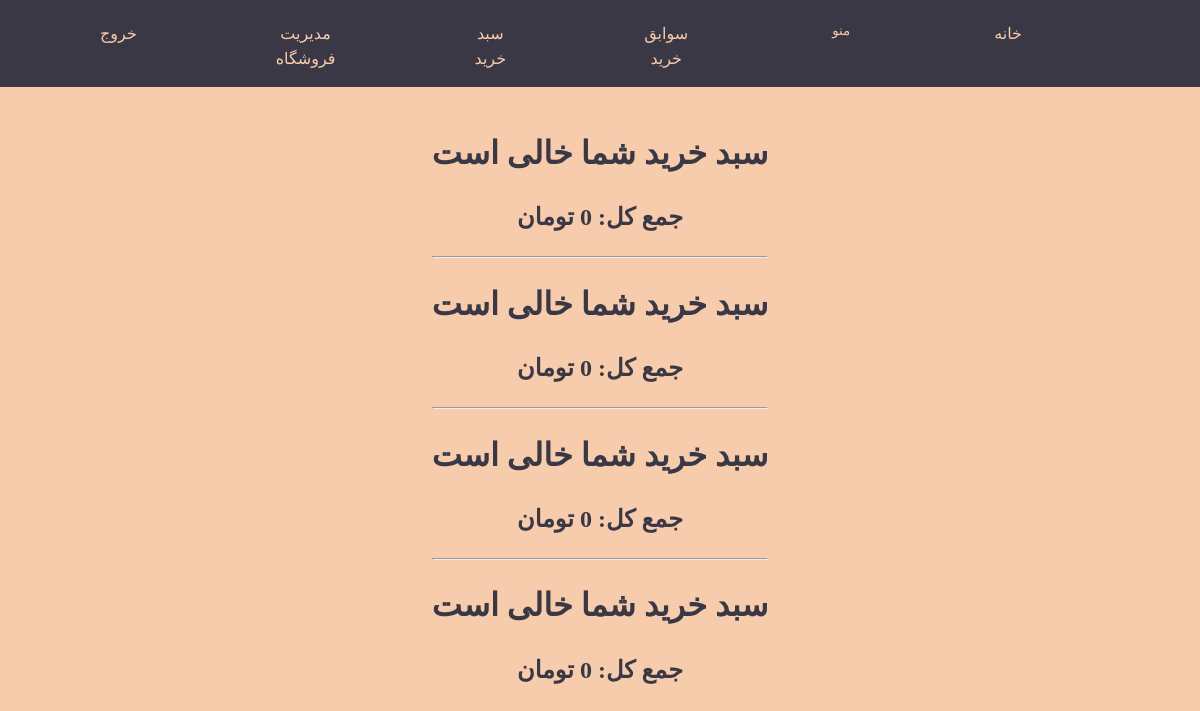
Page /cart/history (signed in) on the committed database.
### accounts/models.py (models this page shows, shortened)
class Cart(models.Model):
    class CartTypes(models.TextChoices):
        delivery = "DELIVERY", "Delivery"
        dine_in = "DINE_IN", "Dine-in"
    user = models.ForeignKey(User, on_delete=models.CASCADE, related_name="carts")
    is_purchased = models.BooleanField(default=False)
    created_at = models.DateTimeField(auto_now_add=True)
    purchased = models.DateTimeField(default=timezone.now)
    order_type = models.CharField(
        max_length=10, choices=CartTypes.choices, default=CartTypes.delivery
    )
    @property
    def total_price(self):
        return sum(cart_item.price for cart_item in self.cart_items.all())

### accounts/views.py (the view)
# urls.py: path("cart/history", views.cart_history_view, name="cart_history"),
@login_required
def cart_history_view(request):
    user = request.user
    carts = Cart.objects.filter(user=user, is_purchased=True)
    context = {"carts": carts}
    return render(request, "accounts/cart_history.html", context)

### accounts/templates/accounts/cart_history.html (shortened to what this page needs)
{% load static jformat humanize %}
<!DOCTYPE html>
<html lang="fa" dir="rtl">
<head>
<link rel='stylesheet' href='https://cdnjs.cloudflare.com/ajax/libs/font-awesome/5.15.3/css/all.min.css'>
<link href='https://unpkg.com/css.gg@2.0.0/icons/css/enter.css' rel='stylesheet'>
<link href='https://unpkg.com/css.gg@2.0.0/icons/css/shopping-cart.css' rel='stylesheet'>
<link href='https://unpkg.com/css.gg@2.0.0/icons/css/check-r.css' rel='stylesheet'>
<link href='https://unpkg.com/css.gg@2.0.0/icons/css/menu.css' rel='stylesheet'>
<link href='https://unpkg.com/css.gg@2.0.0/icons/css/coffee.css' rel='stylesheet'>
<link href='https://unpkg.com/css.gg@2.0.0/icons/css/home-alt.css' rel='stylesheet'>
</head>
<body>
    <div class="navbar lalezar-regular">
        <nav>
            <ul>
                <li>
                    <div class="icon-label"><a href="{% url 'home' %}" class="name" > خانه </a></div>
                </li>
                <li class="dropdown">
                    <div class="icon-label"><button class="dropbtn" >منو</button></div>
                <li>
                    <div class="icon-label"><a href="{% url 'cart_history' %}" class="name">سوابق خرید</a></div>
                </li>
                <li>
                    <div class="icon-label"><a href="{% url 'cart' %}" class="name">سبد خرید</a></div>
                </li>
                {% if user.is_authenticated %}
                    {% if user.is_staff %}
                        <li class="nav-item">
                            <div class="icon-label"><a href="{% url 'myadmin' %}" class="name">مدیریت فروشگاه</a></div>
                        </li>
                    {% endif %}
                    <li>
                        <div class="icon-label"><a href="{% url 'logout' %}" class="name" style="margin-left: 100px;">خروج</a></div>
                    </li>
                {% else %}
                <li>
                    <div class="icon-label"><i class="gg-enter icon"></i><a href="{% url 'login' %}" class="name">ورود به حساب کاربری</a></div>
                </li>
                {% endif %}
            </ul>
        </nav>
    </div>
    <div class="container d-flex justify-content-center my-50">
        <div class="row">
            {% for cart in carts %}
                {% for cart_item in cart.cart_items.all %}
                    <div class="col-md-10 lalezar-regular" style="margin: 1rem 0;">
                        <h3>تاریخ پرداخت: {{ cart.purchased|jformat:"%H:%M %Y/%m/%d"|safe }}</h3>
                    </div>
                    <div class="col-md-10 lalezar-regular">
                        <div class="card card-body" style="margin-bottom: 60px;" >
                            <div class="media align-items-center align-items-lg-start text-center text-lg-left flex-column flex-lg-row">
                                <div class="mr-2 mb-3 mb-lg-0">
                                    <img src="{% if cart_item.product.image %}{{ cart_item.product.image.url }}{% endif %}" width="200" height="200" alt="{{ cart_item.product.name }} image">
                                </div>
                                <div class="media-body ">
                                    <h2 class="media-title font-weight-semibold">
                                        {{ cart_item.product.name }}
                                    </h2>
                                </div>
                                <div class="mt-3 mt-lg-0 ml-lg-3 text-center">
                                    <h4 class="mb-0 font-weight-semibold">{{ cart_item.product.price|floatformat:"0g"|intcomma:False }} تومان &Cross; {{ cart_item.quantity }}</h4>
                                </div>
                            </div>
                            <br>
                        </div>
                    </div>
                {% empty %}
                    <h1>سبد خرید شما خالی است</h1>
                {% endfor %}
                <div class="col-md-10">
                    <h2>جمع کل: {{ cart.total_price|floatformat:"0g"|intcomma:False }} تومان</h2>
                </div>
                {% if not forloop.last %}
                    <hr>
                {% endif %}
            {% endfor %}
        </div>
    </div>
</body>
</html>

### accounts/templates/accounts/cart_history.html (style rules this page uses)
.lalezar-regular { font-family: "Lalezar", system-ui; font-weight: 400; font-style: normal; }
body { margin: 0; font-family:'lalezar-regular' font-size: .8125rem; font-weight: 400; line-height: 1.5385; color: #3a3845; text-align: center; background-color: #f7ccac; }
a { text-decoration: none !important; }
.container { display: flex; justify-content: center; }
nav ul { display: flex; }
li { list-style: none; margin-right: 130px; }
.icon-label { display: flex; align-items: center; color: #f7ccac; margin-top: 6px; }
.icon-label a { text-decoration: none; }
.navbar { display: flex; background-color:#3a3845; justify-content: center; margin-bottom: 20px; }
.name { color: #f7ccac; }
.dropdown { position: relative; margin-left: auto; }
.dropbtn { background-color: inherit; color: #f7ccac; border: none; outline: none; font-family: inherit;; }

### rows in the picture
Cart: total_price "0"
Cart: total_price "0"
Cart: total_price "0"
Cart: total_price "0"
